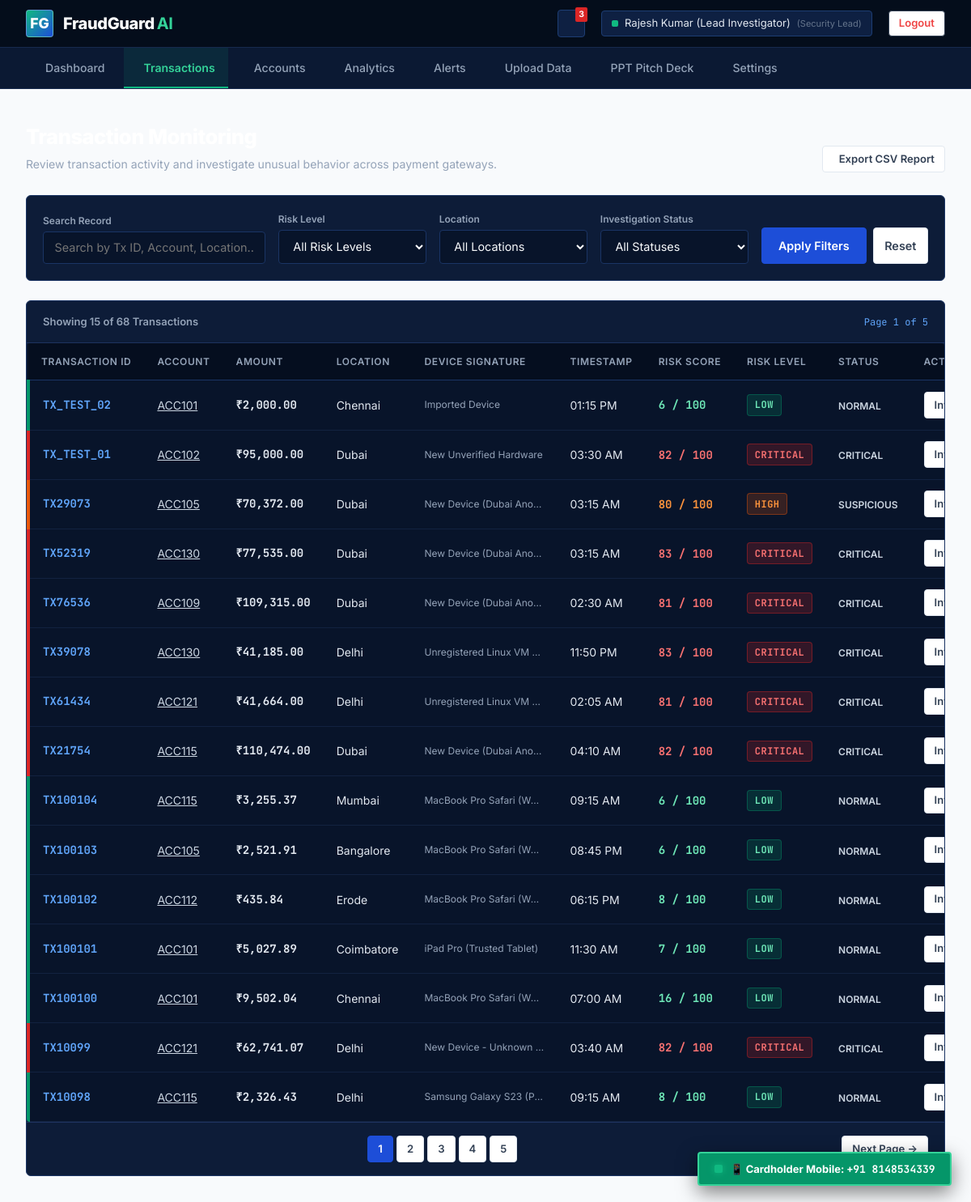
The app's page /transactions (signed in), older data.
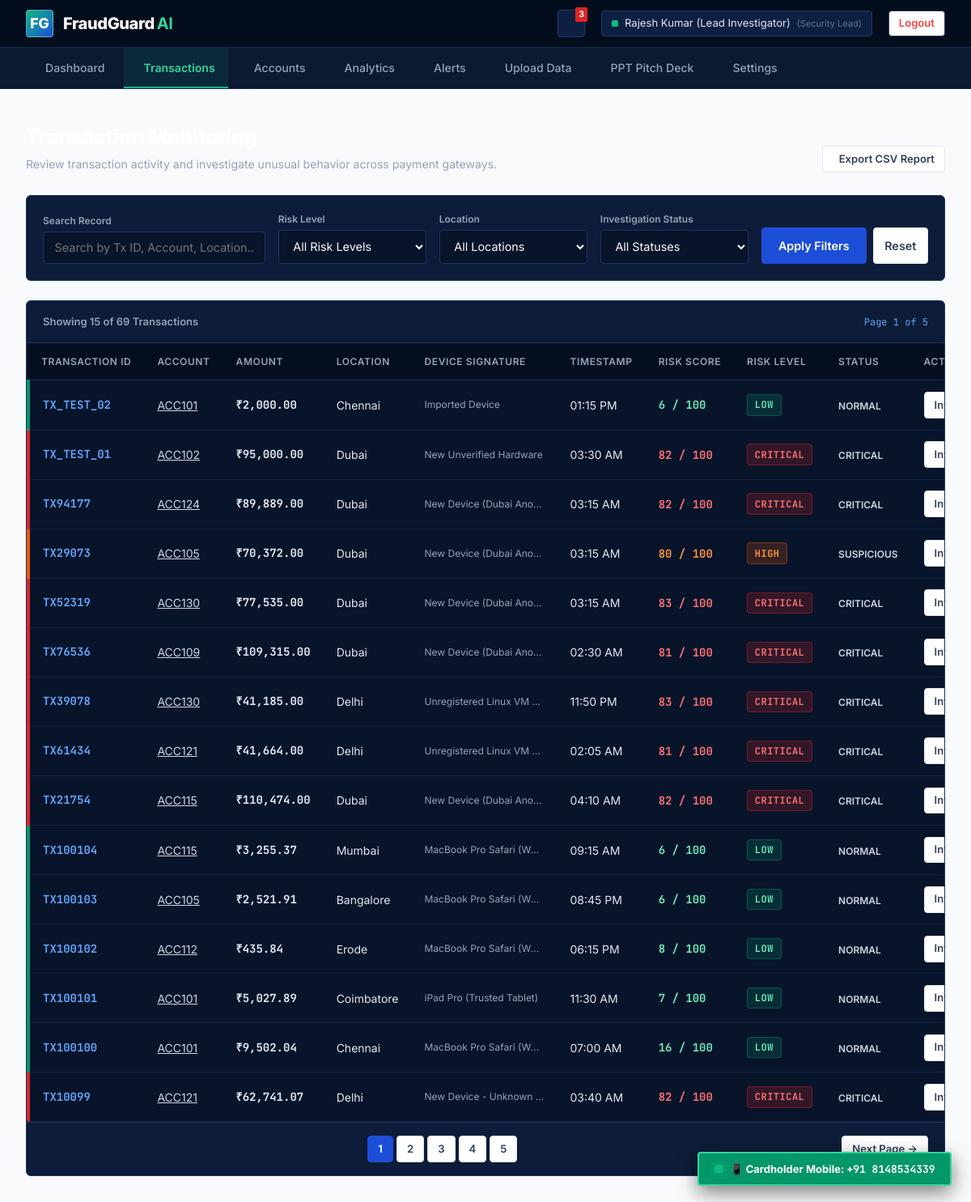
The same page, newer data.
### tables this page shows
CREATE TABLE transactions (
            id INTEGER PRIMARY KEY AUTOINCREMENT,
            transaction_id TEXT UNIQUE NOT NULL,
            account_id TEXT NOT NULL,
            recipient_account_id TEXT,
            amount REAL NOT NULL,
            avg_amount REAL NOT NULL,
            location TEXT NOT NULL,
            time_str TEXT NOT NULL,
            device TEXT NOT NULL,
            new_device INTEGER DEFAULT 0,
            transactions_10min INTEGER DEFAULT 1,
            rule_score INTEGER DEFAULT 0,
            ml_score INTEGER DEFAULT 0,
            risk_score INTEGER DEFAULT 0,
            risk_level TEXT DEFAULT 'LOW',
            status TEXT DEFAULT 'NORMAL',
            flagged_reasons TEXT DEFAULT '[]',
            created_at TIMESTAMP DEFAULT CURRENT_TIMESTAMP
        );

### app.py (the view)
@app.route('/transactions')
@login_required
def transactions_view():
    risk_filter = request.args.get('risk', 'ALL')
    location_filter = request.args.get('location', 'ALL')
    status_filter = request.args.get('status', 'ALL')
    search_query = request.args.get('search', '')
    page = int(request.args.get('page', 1))
    per_page = 15
    offset = (page - 1) * per_page
    tx_list, total_count = get_all_transactions(
        limit=per_page,
        offset=offset,
        filter_risk=risk_filter,
        filter_location=location_filter,
        filter_status=status_filter,
        search=search_query
    )
    total_pages = max(1, (total_count + per_page - 1) // per_page)
    return render_template(
        'transactions.html',
        transactions=tx_list,
        total_count=total_count,
        page=page,
        total_pages=total_pages,
        risk_filter=risk_filter,
        location_filter=location_filter,
        status_filter=status_filter,
        search_query=search_query
    )

### app.py (called while the page is built)
def login_required(f):
    @wraps(f)
    def decorated_function(*args, **kwargs):
        if 'user_id' not in session:
            if request.is_json or request.path.startswith('/api/'):
                return jsonify({'success': False, 'message': 'Authentication required. Please log in.'}), 401
            return redirect(url_for('login_view', next=request.url))
        return f(*args, **kwargs)
    return decorated_function

### database.py (called while the page is built)
def get_db_connection():
    os.makedirs(os.path.dirname(DB_PATH), exist_ok=True)
    conn = sqlite3.connect(DB_PATH, timeout=30.0)
    conn.row_factory = sqlite3.Row
    return conn

### templates/transactions.html (shortened to what this page needs)
{% extends "base.html" %}
{% block content %}
<div class="app-main-content">
    <div style="margin-bottom: 1.75rem; display: flex; justify-content: space-between; align-items: flex-end;">
        <div>
            <h1 style="font-size: 1.6rem; font-weight: 800; color: #FFFFFF; letter-spacing: -0.02em;">
            </h1>
            <p style="font-size: 0.88rem; color: #94A3B8; margin-top: 0.2rem;">
                Review transaction activity and investigate unusual behavior across payment gateways.
            </p>
        </div>
        <div style="display: flex; gap: 0.75rem;">
            <a href="{{ url_for('api_export_report') }}" class="btn btn-secondary btn-sm" download>
                 Export CSV Report
            </a>
        </div>
    </div>
    <div class="panel-card" style="margin-bottom: 1.5rem; padding: 1.25rem;">
        <form method="GET" action="{{ url_for('transactions_view') }}" style="display: grid; grid-template-columns: 1.5fr 1fr 1fr 1fr auto; gap: 1rem; align-items: flex-end;">
            <div>
                <label class="form-label" style="font-size: 12px; color: #94A3B8; margin-bottom: 4px;">Search Record</label>
                <input
                    type="text"
                    name="search"
                    class="form-input"
                    placeholder="Search by Tx ID, Account, Location..."
                    value="{{ search_query }}"
                >
            </div>
            <div>
                <label class="form-label" style="font-size: 12px; color: #94A3B8; margin-bottom: 4px;">Risk Level</label>
                <select name="risk" class="form-select">
                    <option value="ALL" {% if risk_filter == 'ALL' %}selected{% endif %}>All Risk Levels</option>
                </select>
            </div>
            <div>
                <label class="form-label" style="font-size: 12px; color: #94A3B8; margin-bottom: 4px;">Location</label>
                <select name="location" class="form-select">
                    <option value="ALL" {% if location_filter == 'ALL' %}selected{% endif %}>All Locations</option>
                </select>
            </div>
            <div>
                <label class="form-label" style="font-size: 12px; color: #94A3B8; margin-bottom: 4px;">Investigation Status</label>
                <select name="status" class="form-select">
                    <option value="ALL" {% if status_filter == 'ALL' %}selected{% endif %}>All Statuses</option>
                </select>
            </div>
            <div style="display: flex; gap: 0.5rem;">
                <button type="submit" class="btn btn-primary" style="padding: 0.65rem 1.25rem;">
                    Apply Filters
                </button>
                <a href="{{ url_for('transactions_view') }}" class="btn btn-secondary" style="padding: 0.65rem 0.85rem;" title="Reset Filters">
                    Reset
                </a>
            </div>
        </form>
    </div>
    <div class="panel-card" style="padding: 0;">
        <div style="padding: 1rem 1.25rem; border-bottom: 1px solid #1E3360; display: flex; justify-content: space-between; align-items: center;">
            <span style="font-size: 13px; color: #94A3B8; font-weight: 600;">
                Showing {{ transactions|length }} of {{ total_count }} Transactions
            </span>
            <span class="mono" style="font-size: 12px; color: #60A5FA;">
                Page {{ page }} of {{ total_pages }}
            </span>
        </div>
        <div class="table-responsive-container" style="border: none;">
            <table class="fraud-table">
                <thead>
                    <tr>
                        <th>Transaction ID</th>
                        <th>Account</th>
                        <th>Amount</th>
                        <th>Location</th>
                        <th>Device Signature</th>
                        <th>Timestamp</th>
                        <th>Risk Score</th>
                        <th>Risk Level</th>
                        <th>Status</th>
                        <th>Action</th>
                    </tr>
                </thead>
                <tbody>
                    {% for tx in transactions %}
                    <tr class="risk-{{ tx.risk_level.lower() }}">
                        <td style="font-weight: 700; font-family: 'JetBrains Mono', monospace; color: #60A5FA;">
                            {{ tx.transaction_id }}
                        </td>
                        <td>
                            <a href="{{ url_for('account_details_view', account_id=tx.account_id) }}" style="color: #CBD5E1; text-decoration: underline;">
                                {{ tx.account_id }}
                            </a>
                        </td>
                        <td style="font-weight: 700; font-family: 'JetBrains Mono', monospace;">
                            ₹{{ "{:,.2f}".format(tx.amount) }}
                        </td>
                        <td>{{ tx.location }}</td>
                        <td style="font-size: 12px; color: #94A3B8; max-width: 180px; overflow: hidden; text-overflow: ellipsis;">
                            {{ tx.device }}
                        </td>
                        <td>{{ tx.time_str }}</td>
                        <td>
                            <span class="mono" style="font-weight: 700; color: {% if tx.risk_score >= 81 %}#F87171{% elif tx.risk_score >= 61 %}#FB923C{% elif tx.risk_score >= 31 %}#FCD34D{% else %}#6EE7B7{% endif %};">
                                {{ tx.risk_score }} / 100
                            </span>
                        </td>
                        <td>
                            <span class="risk-tag {{ tx.risk_level.lower() }}">{{ tx.risk_level }}</span>
                        </td>
                        <td>
                            <span style="font-size: 12px; font-weight: 600; color: #CBD5E1;">{{ tx.status }}</span>
                        </td>
                        <td>
                            <a href="{{ url_for('transaction_details_view', tx_id=tx.transaction_id) }}" class="btn btn-secondary btn-sm">
                                Investigate &rarr;
                            </a>
                        </td>
                    </tr>
                    {% else %}
                    <tr>
                        <td colspan="10" style="text-align: center; padding: 2rem; color: #94A3B8;">
                            No transactions found matching the applied filter criteria.
                        </td>
                    </tr>
                    {% endfor %}
                </tbody>
            </table>
        </div>
        {% if total_pages > 1 %}
        <div style="padding: 1rem 1.25rem; border-top: 1px solid #1E3360; display: flex; justify-content: space-between; align-items: center;">
            <div style="display: flex; gap: 4px;">
                {% for p in range(1, total_pages + 1) %}
                <a href="{{ url_for('transactions_view', page=p, risk=risk_filter, location=location_filter, status=status_filter, search=search_query) }}" class="btn btn-sm {% if p == page %}btn-primary{% else %}btn-secondary{% endif %}" style="min-width: 32px;">
                    {{ p }}
                </a>
                {% endfor %}
            </div>
            <div>
                {% if page < total_pages %}
                <a href="{{ url_for('transactions_view', page=page+1, risk=risk_filter, location=location_filter, status=status_filter, search=search_query) }}" class="btn btn-secondary btn-sm">
                    Next Page &rarr;
                </a>
                {% endif %}
            </div>
        </div>
        {% endif %}
    </div>
</div>
{% endblock %}

### templates/base.html (shortened to what this page needs)
<!DOCTYPE html>
<html lang="en">
<head>
    <link rel="stylesheet" href="https://cdn.jsdelivr.net/npm/lucide-static@0.321.0/font/lucide.min.css">
    <link rel="stylesheet" href="{{ url_for('static', filename='css/style.css') }}">
</head>
<body class="{% if session.get('user_id') %}dark-mode{% endif %}">
    {% if not session.get('user_id') %}
    <header class="public-navbar">
        <div class="brand-container">
            <div class="brand-shield">FG</div>
            <div class="brand-title">FraudGuard<span>AI</span></div>
        </div>
        <ul class="public-nav-links">
            <li><a href="{{ url_for('landing_page') }}" class="{% if request.path == '/' %}active{% endif %}">Home</a></li>
            <li><a href="#how-it-works">How It Works</a></li>
            <li><a href="#features">Features</a></li>
            <li><a href="#analytics-preview">Analytics</a></li>
            <li><a href="#security-arch">Security</a></li>
        </ul>
        <div style="display: flex; align-items: center; gap: 1rem;">
            <a href="{{ url_for('login_view') }}" class="btn btn-primary btn-sm">Login to Console</a>
        </div>
    </header>
    {% else %}
    <header class="admin-header">
        <div class="brand-container">
            <a href="{{ url_for('dashboard_view') }}" style="display: flex; align-items: center; gap: 0.75rem;">
                <div class="brand-shield">FG</div>
                <div class="brand-title">FraudGuard<span>AI</span></div>
            </a>
        </div>
        <div class="user-badge-container">
            <a href="{{ url_for('alerts_view') }}" class="notif-bell-btn" title="Pending Security Alerts">
                <span class="notif-badge-count" id="headerAlertCount">3</span>
            </a>
            <div class="admin-user-pill">
                <span style="display: inline-block; width: 8px; height: 8px; background: #10B981; border-radius: 2px;"></span>
                <span>{{ session.get('user_name', 'Administrator') }}</span>
                <span style="color: #64748B; font-size: 11px;">(Security Lead)</span>
            </div>
            <a href="{{ url_for('logout_view') }}" class="btn btn-secondary btn-sm" style="color: #EF4444; border-color: #334155;">Logout</a>
        </div>
    </header>
    <nav class="admin-nav-bar">
        <a href="{{ url_for('dashboard_view') }}" class="admin-nav-link {% if request.path == '/dashboard' %}active{% endif %}">
             Dashboard
        </a>
        <a href="{{ url_for('transactions_view') }}" class="admin-nav-link {% if request.path.startswith('/transactions') %}active{% endif %}">
             Transactions
        </a>
        <a href="{{ url_for('accounts_view') }}" class="admin-nav-link {% if request.path.startswith('/accounts') %}active{% endif %}">
             Accounts
        </a>
        <a href="{{ url_for('analytics_view') }}" class="admin-nav-link {% if request.path == '/analytics' %}active{% endif %}">
             Analytics
        </a>
        <a href="{{ url_for('alerts_view') }}" class="admin-nav-link {% if request.path == '/alerts' %}active{% endif %}">
             Alerts
        </a>
        <a href="{{ url_for('upload_view') }}" class="admin-nav-link {% if request.path == '/upload' %}active{% endif %}">
             Upload Data
        </a>
        <a href="{{ url_for('presentation_view') }}" class="admin-nav-link {% if request.path == '/presentation' %}active{% endif %}">
             PPT Pitch Deck
        </a>
        <a href="{{ url_for('settings_view') }}" class="admin-nav-link {% if request.path == '/settings' %}active{% endif %}">
             Settings
        </a>
    </nav>
    {% endif %}
    <main>
        {% block content %}{% endblock %}
    </main>
    <div id="phoneDockWidget" style="position: fixed; bottom: 20px; right: 24px; z-index: 9999;">
        <button id="openPhoneWidgetBtn" class="btn btn-green" style="box-shadow: 0 8px 24px rgba(0,0,0,0.5); display: flex; align-items: center; gap: 0.6rem; padding: 0.65rem 1.15rem; font-weight: 700; border: 2px solid #34D399; font-size: 13px;">
            <span class="phone-pulse-dot" style="display:inline-block; width:10px; height:10px; background:#10B981; border-radius:2px; box-shadow: 0 0 8px #10B981;"></span>
            <span>📱 Cardholder Mobile: <strong class="mono" style="color: #FFFFFF;">+91 8148534339</strong></span>
        </button>
    </div>
</body>
</html>

Row changes from the older to the newer data that the page shows:
no longer on this page (row unchanged): transactions: transaction_id "TX10098", account_id "ACC115", amount "2,326.43", location "Delhi", device "Samsung Galaxy S23 (P…", time_str "09:15 AM", risk_score "8", risk_level "LOW", status "NORMAL"
added transactions: transaction_id "TX94177", account_id "ACC124", amount "89,889.00", location "Dubai", device "New Device (Dubai Ano…", time_str "03:15 AM", risk_score "82", risk_level "CRITICAL", status "CRITICAL"
Text that changed along with them:
{{ total_count }}: "68" → "69"
